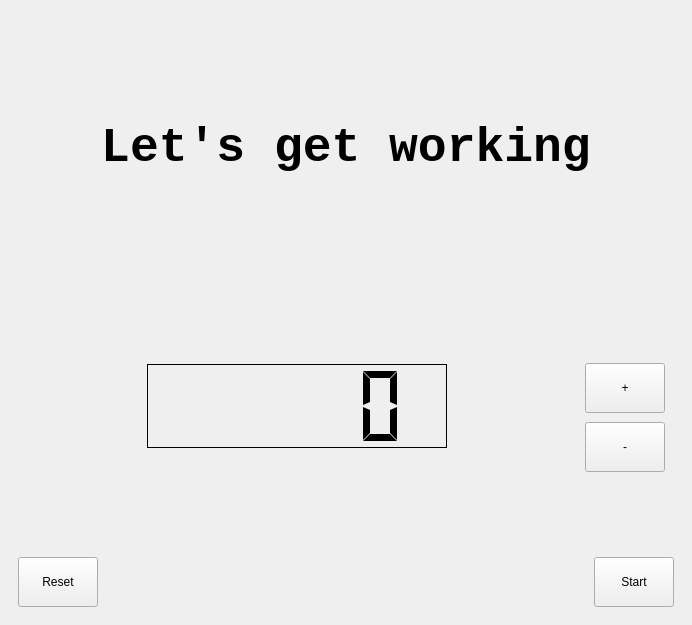
<?xml version="1.0" encoding="UTF-8"?>
<ui version="4.0">
 <class>MainWindow</class>
 <widget class="QMainWindow" name="MainWindow">
  <property name="geometry">
   <rect>
    <x>0</x>
    <y>0</y>
    <width>692</width>
    <height>625</height>
   </rect>
  </property>
  <property name="windowTitle">
   <string>Pomo!</string>
  </property>
  <property name="styleSheet">
   <string notr="true"/>
  </property>
  <widget class="QWidget" name="centralwidget">
   <layout class="QVBoxLayout" name="verticalLayout_2" stretch="3,3,2">
    <property name="spacing">
     <number>9</number>
    </property>
    <property name="leftMargin">
     <number>18</number>
    </property>
    <property name="topMargin">
     <number>18</number>
    </property>
    <property name="rightMargin">
     <number>18</number>
    </property>
    <property name="bottomMargin">
     <number>18</number>
    </property>
    <item>
     <widget class="QLabel" name="modeLabel">
      <property name="font">
       <font>
        <family>Courier New</family>
        <pointsize>36</pointsize>
        <bold>true</bold>
       </font>
      </property>
      <property name="text">
       <string>Let's get working</string>
      </property>
      <property name="alignment">
       <set>Qt::AlignCenter</set>
      </property>
     </widget>
    </item>
    <item>
     <layout class="QHBoxLayout" name="timeHLayout">
      <item>
       <spacer name="horizontalSpacer_2">
        <property name="orientation">
         <enum>Qt::Horizontal</enum>
        </property>
        <property name="sizeHint" stdset="0">
         <size>
          <width>40</width>
          <height>20</height>
         </size>
        </property>
       </spacer>
      </item>
      <item>
       <spacer name="horizontalSpacer">
        <property name="orientation">
         <enum>Qt::Horizontal</enum>
        </property>
        <property name="sizeHint" stdset="0">
         <size>
          <width>40</width>
          <height>20</height>
         </size>
        </property>
       </spacer>
      </item>
      <item>
       <layout class="QVBoxLayout" name="timeCountVLaout" stretch="0,0,0,0,0,2">
        <item>
         <spacer name="verticalSpacer_5">
          <property name="orientation">
           <enum>Qt::Vertical</enum>
          </property>
          <property name="sizeHint" stdset="0">
           <size>
            <width>20</width>
            <height>40</height>
           </size>
          </property>
         </spacer>
        </item>
        <item>
         <spacer name="verticalSpacer_3">
          <property name="orientation">
           <enum>Qt::Vertical</enum>
          </property>
          <property name="sizeHint" stdset="0">
           <size>
            <width>20</width>
            <height>40</height>
           </size>
          </property>
         </spacer>
        </item>
        <item>
         <widget class="QLCDNumber" name="timeLCD">
          <property name="sizePolicy">
           <sizepolicy hsizetype="MinimumExpanding" vsizetype="Minimum">
            <horstretch>0</horstretch>
            <verstretch>0</verstretch>
           </sizepolicy>
          </property>
          <property name="minimumSize">
           <size>
            <width>300</width>
            <height>84</height>
           </size>
          </property>
          <property name="styleSheet">
           <string notr="true"/>
          </property>
          <property name="frameShape">
           <enum>QFrame::Box</enum>
          </property>
          <property name="frameShadow">
           <enum>QFrame::Plain</enum>
          </property>
          <property name="smallDecimalPoint">
           <bool>false</bool>
          </property>
          <property name="digitCount">
           <number>5</number>
          </property>
          <property name="mode">
           <enum>QLCDNumber::Dec</enum>
          </property>
          <property name="segmentStyle">
           <enum>QLCDNumber::Flat</enum>
          </property>
          <property name="intValue" stdset="0">
           <number>0</number>
          </property>
         </widget>
        </item>
        <item>
         <spacer name="verticalSpacer_4">
          <property name="orientation">
           <enum>Qt::Vertical</enum>
          </property>
          <property name="sizeHint" stdset="0">
           <size>
            <width>20</width>
            <height>40</height>
           </size>
          </property>
         </spacer>
        </item>
        <item>
         <spacer name="verticalSpacer_6">
          <property name="orientation">
           <enum>Qt::Vertical</enum>
          </property>
          <property name="sizeHint" stdset="0">
           <size>
            <width>20</width>
            <height>40</height>
           </size>
          </property>
         </spacer>
        </item>
        <item>
         <widget class="QLabel" name="countLabel">
          <property name="text">
           <string/>
          </property>
          <property name="alignment">
           <set>Qt::AlignCenter</set>
          </property>
          <property name="margin">
           <number>0</number>
          </property>
         </widget>
        </item>
       </layout>
      </item>
      <item>
       <spacer name="rightTimeHSpacer">
        <property name="orientation">
         <enum>Qt::Horizontal</enum>
        </property>
        <property name="sizeHint" stdset="0">
         <size>
          <width>40</width>
          <height>20</height>
         </size>
        </property>
       </spacer>
      </item>
      <item>
       <spacer name="horizontalSpacer_3">
        <property name="orientation">
         <enum>Qt::Horizontal</enum>
        </property>
        <property name="sizeHint" stdset="0">
         <size>
          <width>40</width>
          <height>20</height>
         </size>
        </property>
       </spacer>
      </item>
      <item>
       <layout class="QVBoxLayout" name="verticalLayout_10">
        <property name="rightMargin">
         <number>9</number>
        </property>
        <item>
         <spacer name="verticalSpacer_7">
          <property name="orientation">
           <enum>Qt::Vertical</enum>
          </property>
          <property name="sizeHint" stdset="0">
           <size>
            <width>20</width>
            <height>40</height>
           </size>
          </property>
         </spacer>
        </item>
        <item>
         <spacer name="verticalSpacer_2">
          <property name="orientation">
           <enum>Qt::Vertical</enum>
          </property>
          <property name="sizeHint" stdset="0">
           <size>
            <width>20</width>
            <height>40</height>
           </size>
          </property>
         </spacer>
        </item>
        <item>
         <widget class="QPushButton" name="increaseButton">
          <property name="minimumSize">
           <size>
            <width>0</width>
            <height>50</height>
           </size>
          </property>
          <property name="text">
           <string>+</string>
          </property>
         </widget>
        </item>
        <item>
         <widget class="QPushButton" name="decreaseButton">
          <property name="minimumSize">
           <size>
            <width>0</width>
            <height>50</height>
           </size>
          </property>
          <property name="text">
           <string>-</string>
          </property>
         </widget>
        </item>
        <item>
         <spacer name="verticalSpacer">
          <property name="orientation">
           <enum>Qt::Vertical</enum>
          </property>
          <property name="sizeHint" stdset="0">
           <size>
            <width>20</width>
            <height>40</height>
           </size>
          </property>
         </spacer>
        </item>
        <item>
         <spacer name="verticalSpacer_8">
          <property name="orientation">
           <enum>Qt::Vertical</enum>
          </property>
          <property name="sizeHint" stdset="0">
           <size>
            <width>20</width>
            <height>40</height>
           </size>
          </property>
         </spacer>
        </item>
       </layout>
      </item>
     </layout>
    </item>
    <item>
     <layout class="QHBoxLayout" name="buttonsHLayout">
      <item>
       <widget class="QPushButton" name="resetButton">
        <property name="minimumSize">
         <size>
          <width>0</width>
          <height>50</height>
         </size>
        </property>
        <property name="text">
         <string>Reset</string>
        </property>
        <property name="flat">
         <bool>false</bool>
        </property>
       </widget>
      </item>
      <item>
       <spacer name="buttonshSpacer">
        <property name="orientation">
         <enum>Qt::Horizontal</enum>
        </property>
        <property name="sizeHint" stdset="0">
         <size>
          <width>40</width>
          <height>20</height>
         </size>
        </property>
       </spacer>
      </item>
      <item>
       <widget class="QPushButton" name="startButton">
        <property name="minimumSize">
         <size>
          <width>0</width>
          <height>50</height>
         </size>
        </property>
        <property name="text">
         <string>Start</string>
        </property>
       </widget>
      </item>
     </layout>
    </item>
   </layout>
  </widget>
 </widget>
 <resources/>
 <connections/>
</ui>
